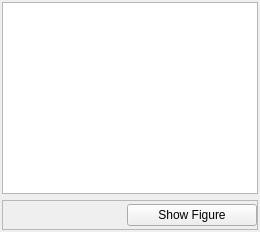
                <widget class="QWidget" name="tab_2">
                 <attribute name="title">
                  <string>Parser</string>
                 </attribute>
                 <layout class="QVBoxLayout" name="verticalLayout_10">
                  <property name="leftMargin">
                   <number>2</number>
                  </property>
                  <property name="topMargin">
                   <number>2</number>
                  </property>
                  <property name="rightMargin">
                   <number>2</number>
                  </property>
                  <property name="bottomMargin">
                   <number>2</number>
                  </property>
                  <item>
                   <widget class="QTextBrowser" name="TextOutput2">
                    <property name="font">
                     <font>
                      <family>Arial</family>
                      <pointsize>11</pointsize>
                     </font>
                    </property>
                   </widget>
                  </item>
                  <item>
                   <widget class="QFrame" name="frame_2">
                    <property name="minimumSize">
                     <size>
                      <width>0</width>
                      <height>30</height>
                     </size>
                    </property>
                    <property name="maximumSize">
                     <size>
                      <width>16777215</width>
                      <height>35</height>
                     </size>
                    </property>
                    <property name="styleSheet">
                     <string notr="true"/>
                    </property>
                    <property name="frameShape">
                     <enum>QFrame::Shape::StyledPanel</enum>
                    </property>
                    <property name="frameShadow">
                     <enum>QFrame::Shadow::Raised</enum>
                    </property>
                    <layout class="QHBoxLayout" name="horizontalLayout_7">
                     <property name="spacing">
                      <number>0</number>
                     </property>
                     <property name="leftMargin">
                      <number>0</number>
                     </property>
                     <property name="topMargin">
                      <number>0</number>
                     </property>
                     <property name="rightMargin">
                      <number>0</number>
                     </property>
                     <property name="bottomMargin">
                      <number>0</number>
                     </property>
                     <item>
                      <spacer name="horizontalSpacer_2">
                       <property name="orientation">
                        <enum>Qt::Orientation::Horizontal</enum>
                       </property>
                       <property name="sizeHint" stdset="0">
                        <size>
                         <width>40</width>
                         <height>20</height>
                        </size>
                       </property>
                      </spacer>
                     </item>
                     <item>
                      <widget class="QPushButton" name="FigureButton">
                       <property name="minimumSize">
                        <size>
                         <width>130</width>
                         <height>0</height>
                        </size>
                       </property>
                       <property name="maximumSize">
                        <size>
                         <width>130</width>
                         <height>16777215</height>
                        </size>
                       </property>
                       <property name="text">
                        <string>Show Figure</string>
                       </property>
                       <property name="icon">
                        <iconset resource="D:/MyStudy/college/Level4_1st/Compiler/Projects/ProjectGUI/resource.qrc">
                         <normaloff>:/icon/resources/eye.png</normaloff>:/icon/resources/eye.png</iconset>
                       </property>
                      </widget>
                     </item>
                    </layout>
                   </widget>
                  </item>
                 </layout>
                </widget>
